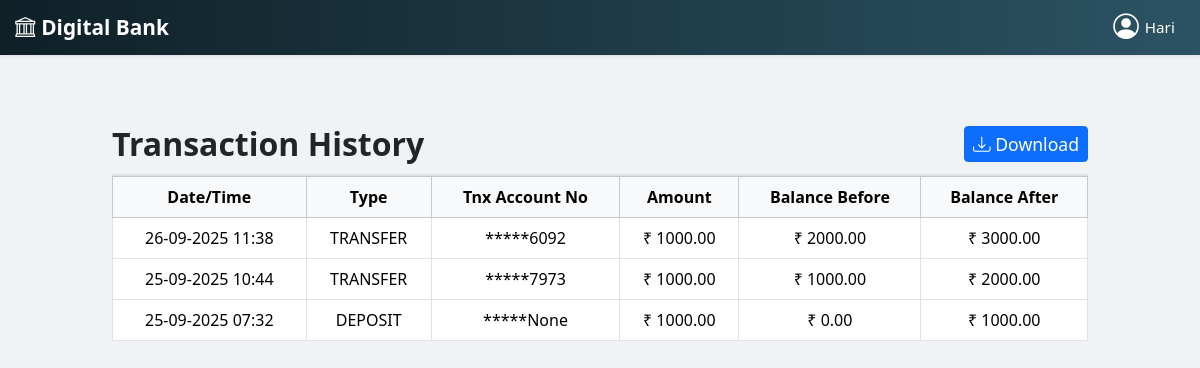
/my_transaction/ (signed in), run on the app's committed database.
### DigitalBank/models.py (models this page shows, shortened)
class Customer(models.Model):
    ACCOUNT_TYPE_CHOICES = [
        ('SAVINGS', 'Savings'),
        ('CURRENT', 'Current'),
    ]
    customer_id = models.AutoField(primary_key=True)
    bank = models.ForeignKey(Bank, on_delete=models.SET_NULL, null=True, blank=True)
    name = models.CharField(max_length=200)
    mobile = models.CharField(max_length=15, unique=True)
    aadhar = models.CharField(max_length=12, unique=True)
    dob = models.DateField()
    address = models.TextField(max_length=100)
    account_no = models.CharField(max_length=10, unique=True, editable=False)
    account_type = models.CharField(max_length=20, choices=ACCOUNT_TYPE_CHOICES)
    balance = models.DecimalField(max_digits=12, decimal_places=2, default=0)
    password = models.CharField(max_length=50, blank=True)

class Transaction(models.Model):
    TRANSACTION_TYPE = [
        ('DEPOSIT', 'Deposit'),
        ('WITHDRAW', 'Withdraw'),
        ('TRANSFER', 'Transfer'),
    ]
    customer = models.ForeignKey(Customer, on_delete=models.CASCADE, related_name="transactions")
    transaction_type = models.CharField(max_length=10, choices=TRANSACTION_TYPE)
    amount = models.DecimalField(max_digits=12, decimal_places=2)
    balance_before = models.DecimalField(max_digits=12, decimal_places=2, default=0)
    balance_after = models.DecimalField(max_digits=12, decimal_places=2)
    transfer_account = models.CharField(max_length=10, null=True, blank=True)
    date = models.DateTimeField(default=timezone.now)

### DigitalBank/views.py (the view)
# urls.py: path('my_transaction/',views.my_transaction,name='my_transaction'),
def my_transaction(request):
    customer_id = request.session.get('customer_id')
    if not customer_id:
        return redirect('customer_login')
    customer = get_object_or_404(Customer, customer_id=customer_id)
    transactions = Transaction.objects.filter(customer=customer).order_by('-date')
    return render(request,'my_transaction.html',{
        'customer': customer,
        'transactions': transactions,
        'show_navbar': True
    })

### template/my_transaction.html (shortened to what this page needs)
{% extends 'index.html' %}
{% load static %}
{% block content %}
<div class="container">
  <div class="section-title d-flex justify-content-between align-items-center flex-wrap">
    <span>Transaction History</span>
    <a href="{% url 'download_transactions_pdf' customer.customer_id %}" class="btn btn-primary btn-sm">
      <i class="bi bi-download"></i> Download
    </a>
  </div>
  <div class="table-responsive">
    <table class="table table-hover table-bordered align-middle text-center">
      <thead class="table-light">
        <tr>
          <th>Date/Time</th>
          <th>Type</th>
          <th>Tnx Account No</th>
          <th>Amount</th>
          <th>Balance Before</th>
          <th>Balance After</th>
        </tr>
      </thead>
      <tbody>
        {% for tx in transactions %}
        <tr>
          <td>{{ tx.date|date:"d-m-Y H:i" }}</td>
          <td>{{ tx.transaction_type }}</td>
          <td>*****{{ tx.transfer_account|slice:"-4:" }}</td>
          <td>₹ {{ tx.amount }}</td>
          <td>₹ {{ tx.balance_before }}</td>
          <td>₹ {{ tx.balance_after }}</td>
        </tr>
        {% empty %}
        <tr>
          <td colspan="7" class="text-center">No transactions found</td>
        </tr>
        {% endfor %}
      </tbody>
    </table>
  </div>
</div>
{% endblock content %}

### template/navbar.html (shortened to what this page needs)
{% load static %}
{% block content %}
<nav class="navbar fixed-top shadow-sm">
    <div class="container-fluid d-flex justify-content-between align-items-center">
        <a class="navbar-brand" href="{% url 'customer_dashboard' %}">
            <i class="bi bi-bank"></i>
            <span>Digital Bank</span>
        </a>
        <ul class="navbar-nav flex-row align-items-center mb-0">
            {% if request.session.customer_id %}
            <li class="nav-item position-relative">
                <div class="user-block hov" id="userDropdownToggle">
                    <i class="bi bi-person-circle user-icon "></i>
                    <span class="user-text">{{ request.session.customer_name }}</span>
                </div>
            </li>
            {% endif %}
        </ul>
    </div>
</nav>
{% endblock content %}

### template/navbar.html (style rules this page uses)
.navbar { background: linear-gradient(to right, #0f2027, #2c5364); padding: 0.2rem 0.2rem; margin-bottom: 90px; }
.navbar-brand, .navbar-nav .nav-link { color: #fff !important; font-weight: 600; }
.navbar-brand { display: flex; align-items: center; gap: 6px; }
.navbar-brand span { font-size: 1.3rem; font-weight: bold; line-height: 1; }
.user-block { display: flex; align-items: center; justify-content: center; color: #fff !important; font-weight: 500; cursor: pointer; padding: 5px 10px; border-radius: 8px; }
.user-icon { font-size: 1.6rem; margin-right: 6px; }
.user-text { font-size: 0.95rem; line-height: 1; }

### template/my_transaction.html (style rules this page uses)
.section-title { margin-top: 3rem; font-size: 1.5rem; font-weight: 600; border-bottom: 2px solid #dee2e6; padding-bottom: 0.4rem; }
.container { margin-top: 10%; max-width: 1000px; }
.section-title { font-size: 2rem; }
.section-title .btn { font-size: 1.1rem; padding: 4px 8px; }

### data on the page
Customer: session.customer_name "Hari"
Transaction: date "26-09-2025 11:38", transaction_type "TRANSFER", transfer_account "6092", amount "1000.00", balance_before "2000.00", balance_after "3000.00"
Transaction: date "25-09-2025 10:44", transaction_type "TRANSFER", transfer_account "7973", amount "1000.00", balance_before "1000.00", balance_after "2000.00"
Transaction: date "25-09-2025 07:32", transaction_type "DEPOSIT", transfer_account "None", amount "1000.00", balance_before "0.00", balance_after "1000.00"
